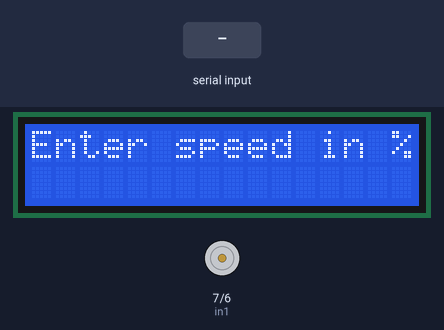
Bench run of a sketch on a simulated Arduino Uno, built with avr-gcc and run on an emulated ATmega328P. On the bench: 16×2 character LCD, motor-driver pin pairs drawn as motors (green arrow = first pin HIGH = forward, orange = second pin HIGH = backward, longer = more drive, scaled by the enable pin). The inputs (shaded band) are chosen by the test bench.

Above: at 1.3 s.
1.4 s: "90,45\n" received over Serial
At 2.4 s:
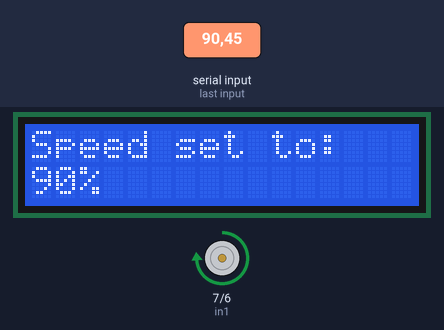
5.9 s: "200\n" received over Serial
At 8.0 s:
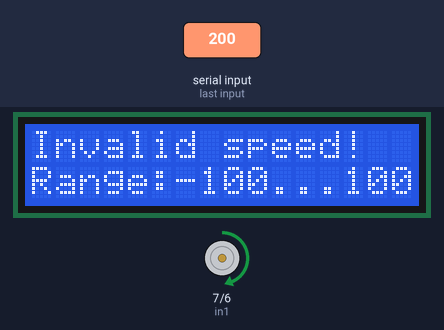
8.9 s: "5\n" received over Serial
At 11.6 s:
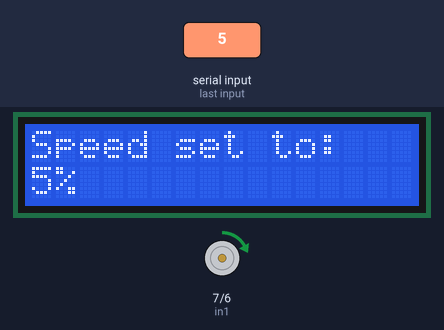
11.9 s: "90\n" received over Serial
At 18.7 s:
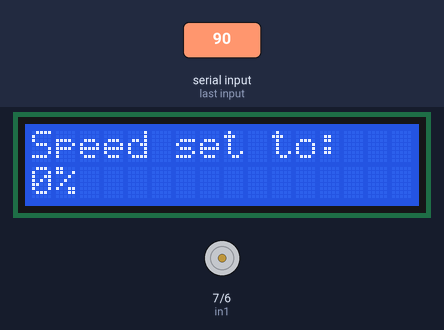
Timing chart, 0 to 20.2 s (numbered marks = the images above; inputs shaded):
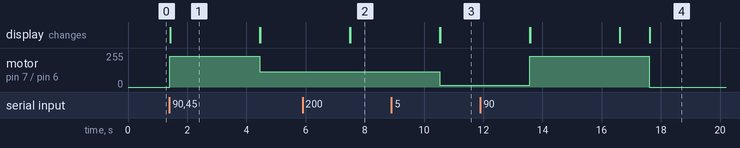

Measured:
- after the input at 1.4 s, motor on pin 7 (in1) / pin 6 (in2): stopped → forward 229/255 at once, → forward 114/255 3.0 s later; the display: changes at once (image 1)
- after the input at 5.9 s, motor on pin 7 (in1) / pin 6 (in2): stays forward 114/255 (without the input it goes to stopped after 2.6 s); the display: first differs from a run without the input after 1.6 s (image 2)
- after the input at 8.9 s, motor on pin 7 (in1) / pin 6 (in2): forward 114/255 → forward 12/255 after 1.6 s
- after the input at 11.9 s, motor on pin 7 (in1) / pin 6 (in2): forward 12/255 → forward 229/255 after 1.7 s, → stopped 4.0 s later
- what the display in image 1 shows lasts 3.0 s, from 1.4 s to 4.4 s

The sketch:

4.2.ino
```cpp
#include <Wire.h>
#include <LiquidCrystal_I2C.h>

#define enA 10
#define in1 7
#define in2 6
#define lcdAddress 32
const int defaultSpeed = 255;
const int minSpeed = -100;
const int linkSpeed = 0;
const int maxSpeed = 100;
const float percentTransform = 0.01;
const int timeDelay = 3000;

LiquidCrystal_I2C lcd(lcdAddress, 16, 2);

class L293DController {
public:

  void init() {
    pinMode(enA, OUTPUT);
    pinMode(in1, OUTPUT);
    pinMode(in2, OUTPUT);
  }

  void setCounterClockwiseSpeed(int speed) {
    analogWrite(enA, (speed * percentTransform) * defaultSpeed);
    digitalWrite(in1, HIGH);
    digitalWrite(in2, LOW);
  }

  void setClockwiseSpeed(int speed) {
    analogWrite(enA, (abs(speed) * percentTransform) * defaultSpeed);
    digitalWrite(in1, LOW);
    digitalWrite(in2, HIGH);
  }

};

class MotorController {
public:

  L293DController driverController;

  void init() {
    driverController.init();
  }

  void changeSpeed(int speed) {
    if (speed >= 0){
      driverController.setCounterClockwiseSpeed(speed);
    } else if (speed < 0){
      driverController.setClockwiseSpeed(speed);
    }
  }
};

MotorController motorController;

void displayInitialMessage() {
  lcd.clear();
  lcd.setCursor(0, 0);
  lcd.print("Enter speed in %:");
}

void setup() {
  motorController.init();
  Serial.begin(9600);
  lcd.begin(16,2);
  lcd.init();
  lcd.backlight();
  displayInitialMessage();
}

void loop() {
  if (Serial.available() > 0) {
    int speed = Serial.parseInt();
    if (speed >= linkSpeed && speed <= maxSpeed) {
      motorController.changeSpeed(speed);
      lcd.clear();
      lcd.setCursor(0, 0);
      lcd.print("Speed set to: ");
      lcd.setCursor(0, 1);
      lcd.print(speed);
      lcd.print("%");
      delay(timeDelay);
      displayInitialMessage();
    } else if (speed >= minSpeed && speed <= linkSpeed) {
      motorController.changeSpeed(speed);
      lcd.clear();
      lcd.setCursor(0, 0);
      lcd.print("Speed set to: ");
      lcd.setCursor(0, 1);
      lcd.print(speed);
      lcd.print("%");
      delay(timeDelay);
      displayInitialMessage();
    } else {
      lcd.clear();
      lcd.setCursor(0, 0);
      lcd.print("Invalid speed!");
      lcd.setCursor(0, 1);
      lcd.print("Range:-100...100");
      delay(timeDelay);
      displayInitialMessage();
    }
  }
}
```
